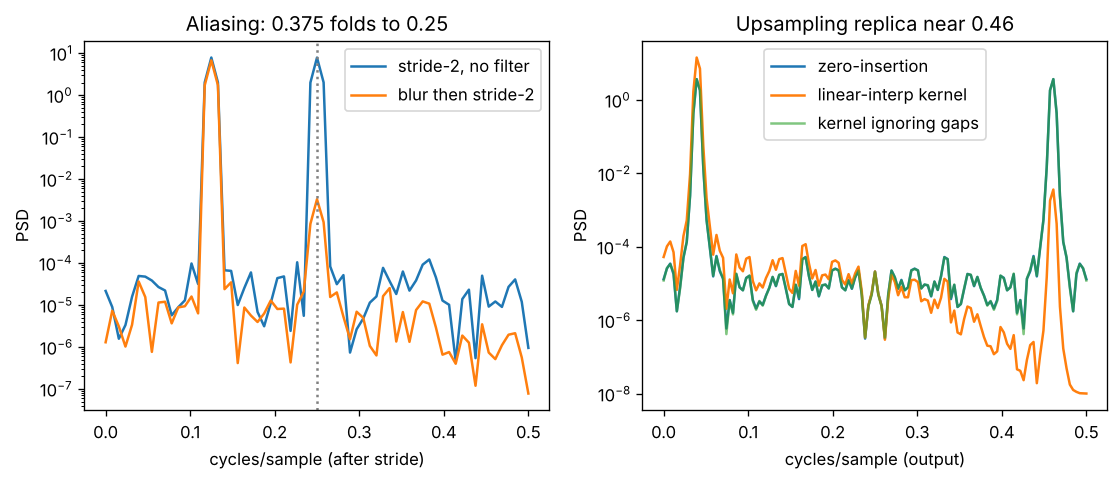

This figure's Python source:
"""
Day 139 - Consolidation: the spectral thread
(convolution theorem -> stride/pooling aliasing -> transposed-conv upsampling replicas -> sinusoidal positions).
Left : stride-2 downsampling of a 1-D signal with a tone at 0.375 cycles/sample (above the new Nyquist 0.25).
       Without a low-pass filter the tone folds to 0.25; a blur-then-subsample ("BlurPool") suppresses it.
Right: zero-insertion upsampling (what a transposed conv does before its kernel) creates a spectral replica;
       a smooth kernel removes it, a poorly matched kernel leaves it (the checkerboard artifact).
Synthetic, seed 42, nothing downloaded.
"""
import numpy as np
import matplotlib.pyplot as plt

np.random.seed(42)
n = 256
t = np.arange(n)


def psd(x):
    X = np.fft.rfft(x * np.hanning(len(x)))
    return np.abs(X) ** 2 / len(x), np.fft.rfftfreq(len(x))


# ---- Left: aliasing under stride-2 ----------------------------------------------------
x = np.sin(2 * np.pi * 0.0625 * t) + np.sin(2 * np.pi * 0.375 * t) + 0.01 * np.random.randn(n)
raw = x[::2]                                         # plain stride-2 conv with a delta kernel
k = np.array([1, 4, 6, 4, 1], dtype=float) / 16      # binomial low-pass
blur = np.convolve(x, k, mode="same")[::2]           # blur first, then subsample
Pr, fr = psd(raw)
Pb, fb = psd(blur)
fold = np.argmin(np.abs(fr - 0.25))                  # 0.375 cycles/sample at the old rate is 0.75 at the new rate, which folds to 0.25
print(f"stride-2 energy at folded freq 0.25: no filter={Pr[fold]:.2f}, blur first={Pb[fold]:.4f} "
      f"({10*np.log10(Pr[fold]/Pb[fold]):.1f} dB lower)")

# ---- Right: zero-insertion upsampling --------------------------------------------------
m = 128
s = np.sin(2 * np.pi * 0.08 * np.arange(m)) + 0.01 * np.random.randn(m)
up = np.zeros(2 * m)
up[::2] = s                                          # transposed conv with stride 2 starts here
smooth = np.convolve(up, [0.5, 1.0, 0.5], mode="same")   # linear-interp kernel (cancels the replica at 0.5-0.04)
bad = np.convolve(up, [1.0, 0.0, 0.0], mode="same")      # kernel that ignores the zero gaps
Pu, fu = psd(up)
Ps, _ = psd(smooth)
Pbd, _ = psd(bad)
rep = np.argmin(np.abs(fu - (0.5 - 0.04)))           # replica of 0.04 cycles/sample
print(f"replica at 0.46: zero-insert={Pu[rep]:.3f}, linear kernel={Ps[rep]:.4f}, "
      f"ignoring-gap kernel={Pbd[rep]:.3f}")

fig, ax = plt.subplots(1, 2, figsize=(11, 4))
ax[0].semilogy(fr, Pr + 1e-8, label="stride-2, no filter")
ax[0].semilogy(fb, Pb + 1e-8, label="blur then stride-2")
ax[0].axvline(0.25, color="gray", ls=":")
ax[0].set(title="Aliasing: 0.375 folds to 0.25", xlabel="cycles/sample (after stride)", ylabel="PSD")
ax[0].legend()
ax[1].semilogy(fu, Pu + 1e-8, label="zero-insertion")
ax[1].semilogy(fu, Ps + 1e-8, label="linear-interp kernel")
ax[1].semilogy(fu, Pbd + 1e-8, label="kernel ignoring gaps", alpha=0.6)
ax[1].set(title="Upsampling replica near 0.46", xlabel="cycles/sample (output)", ylabel="PSD")
ax[1].legend()
plt.savefig("graph_DAY_139.png", dpi=120, bbox_inches="tight")
